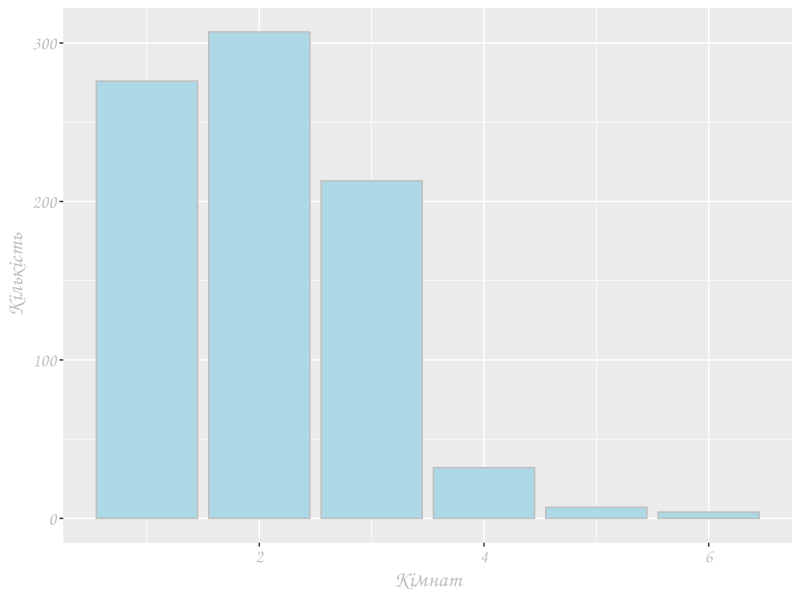
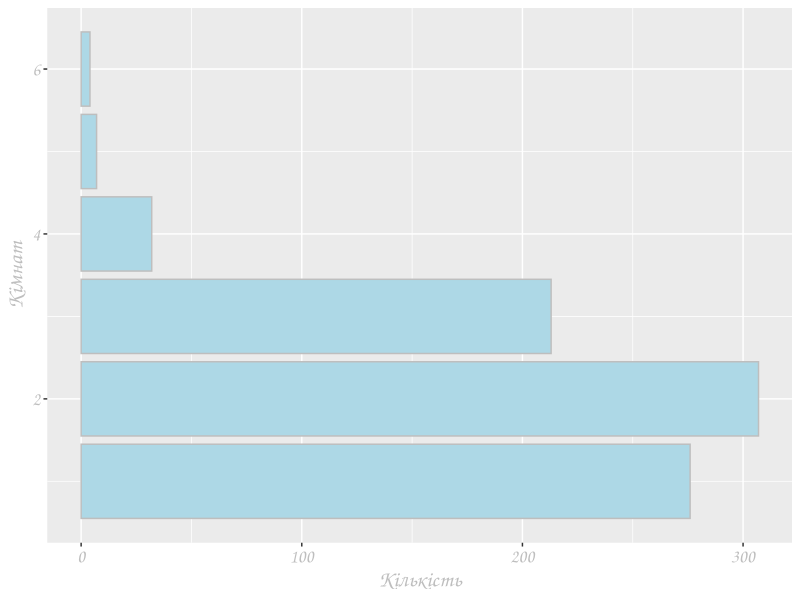
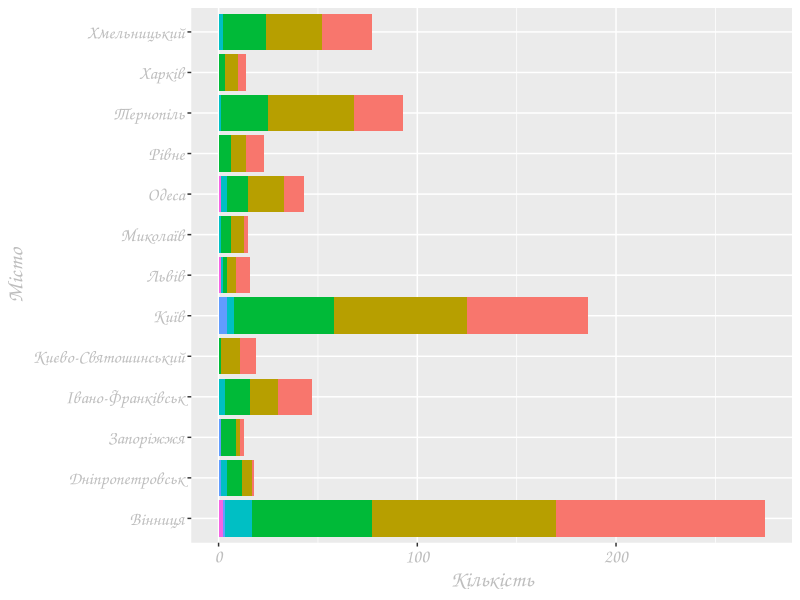
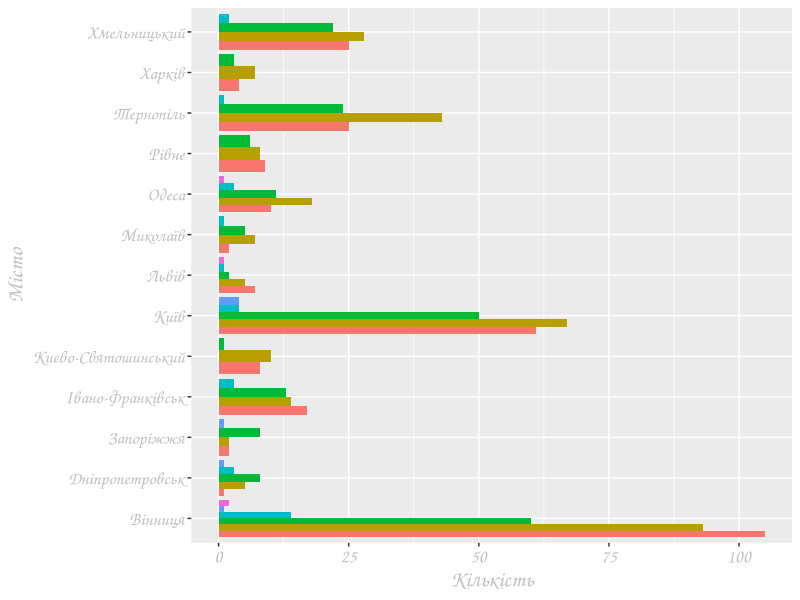
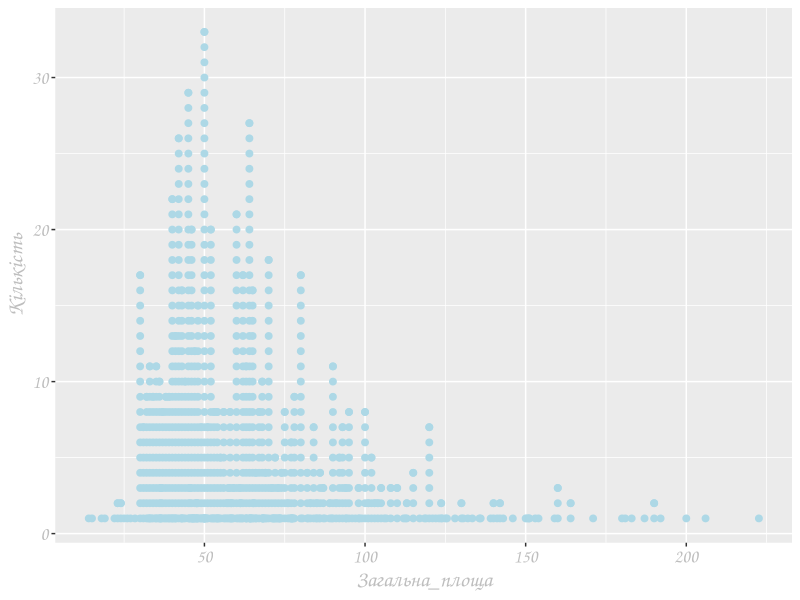
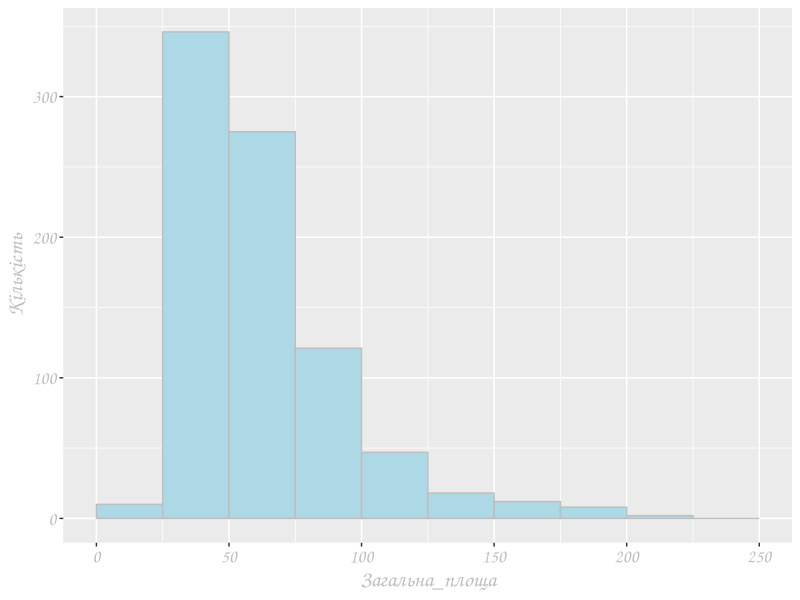
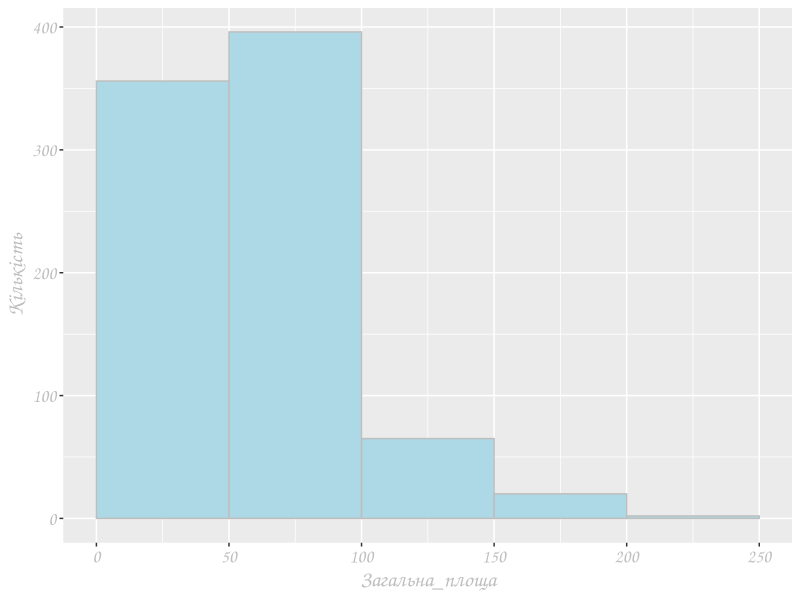
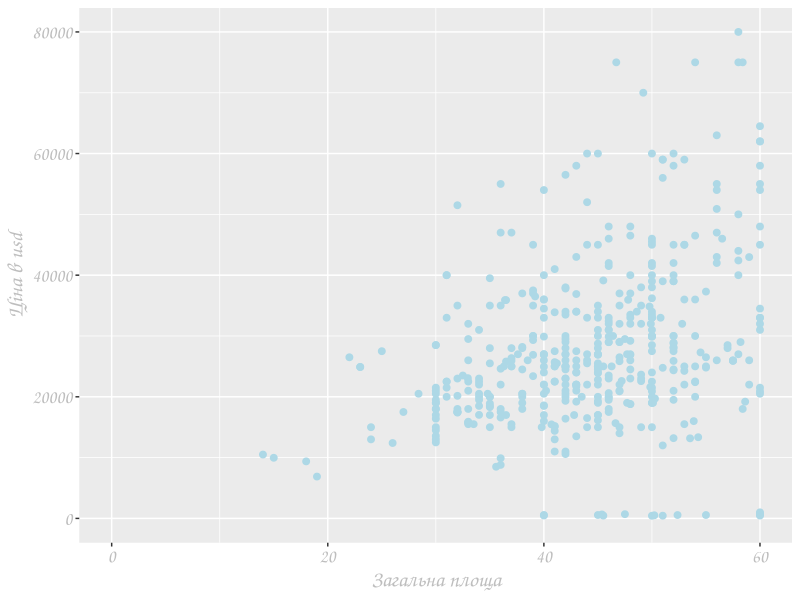

The R source for these figures, in order:
## ---- chunk 1
library(ggplot2)
library(dplyr)

theme_xkcd <- theme(
  #panel.background = element_rect(fill="white"),
  #axis.ticks = element_line(colour=NA),
  #panel.grid = element_line(colour="blue", size=3),
  axis.text.y = element_text(colour="grey"),
  axis.text.x = element_text(colour="grey"),
  axis.title.y = element_text(colour="grey"),
  title = element_text(colour="grey"),
  text = element_text(size=16, family="Comic Sans MS")
)

flats <- read.csv("flats.csv", dec=",")

## ---- chunk 2
library(knitr)
kable(head(flats[,c(1:4)]))
## ---- chunk 3
library(dplyr)
library(knitr)

res <- flats %>%
  count(Місто)
kable(res)

## ---- chunk 4
p <- ggplot(flats, aes(x=Кімнат)) + 
  geom_bar(fill="lightblue",
                 col="grey") +
  ylab('Кількість')+
  theme_xkcd
p

p <- ggplot(flats, aes(x=Кімнат)) + 
  geom_bar(fill="lightblue",
                 col="grey") +
  coord_flip() +
  ylab('Кількість')+
  theme_xkcd
p

## ---- chunk 5
p <- ggplot(flats, aes(x=Місто, fill=factor(Кімнат))) + 
  geom_bar(position="stack") +
  ylab('Кількість')+
  coord_flip()+
  theme_xkcd + theme(legend.position="none")

p


p <- ggplot(flats, aes(x=Місто, fill=factor(Кімнат))) + 
  geom_bar(position="dodge") +
  ylab('Кількість')+
  coord_flip()+
  theme_xkcd + theme(legend.position="none")

p
## ---- chunk 6

res <- flats %>%
  count(Загальна_площа)
res <- data.frame(res)
res1 <- res
add_data <- res1

for (i in 1:nrow(res1)){
  if (res1$n[i] > 1){
    for (j in 1:res1$n[i]){
      new_data <- c(res$Загальна_площа[i], j)
      add_data <- rbind(add_data, new_data)
    }
  }
}


p <- ggplot(add_data, aes(x=Загальна_площа, y=n)) + 
  geom_point(col='lightblue', size=2) +
  ylab('Кількість')+
  theme_xkcd
p

## ---- chunk 7
p <- ggplot(flats, aes(x=Загальна_площа)) + 
  geom_histogram(breaks=seq(0, 250, by = 25),
                 fill="lightblue",
                 col="grey") +
  ylab('Кількість')+
  theme_xkcd
p

## ---- chunk 8
p <- ggplot(flats, aes(x=Загальна_площа)) + 
  geom_histogram(breaks=seq(0, 250, by = 50),
                 fill="lightblue",
                 col="grey") +
  ylab('Кількість')+
  theme_xkcd
p

## ---- chunk 9

flats$Ціна_usd <- flats$Ціна/25
p <- ggplot(flats, aes(x=Загальна_площа, y=Ціна_usd)) + 
  xlim(c(0, 60))  + ylim(c(0, 80000)) +
  geom_point(col='lightblue', size=2) +
  xlab('Загальна площа') + ylab('Ціна в usd') +
  theme_xkcd
p

## ---- chunk 10
vnz <- read.csv("vnz.csv", dec=",", header = FALSE)
p <- ggplot(vnz, aes(x=V1, y=V3+V2)) + 
  geom_line(colour="blue") +
  ylim(c(0, 1200)) +
  ylab('Кількість')+
  xlab('')+
  ggtitle('Кількість ВНЗ в Україні, 1990-2015')+
  theme_xkcd
p

## ---- chunk 11

подало_заяв <- c(900, 100)
прийнято <- c(450, 80)

dep_a <- data_frame(подало_заяв, прийнято)
dep_a$відсоток_прийнятих  <- dep_a$прийнято/dep_a$подало_заяв *100
row.names(dep_a) <- c("чоловіки", "жінки")

kable(dep_a)


## ---- chunk 12

подало_заяв <- c(100, 900)
прийнято <- c(10, 180)

dep_b <- data_frame(подало_заяв, прийнято)
dep_b$відсоток_прийнятих  <- dep_b$прийнято/dep_b$подало_заяв *100
row.names(dep_b) <- c("чоловіки", "жінки")

kable(dep_b)

## ---- chunk 13

подало_заяв <- c(1000, 1000)
прийнято <- c(460, 260)

dep_a_b <- data_frame(подало_заяв, прийнято)
dep_a_b$відсоток_прийнятих  <- dep_a_b$прийнято/dep_a_b$подало_заяв *100
row.names(dep_a_b) <- c("чоловіки", "жінки")

kable(dep_a_b)
